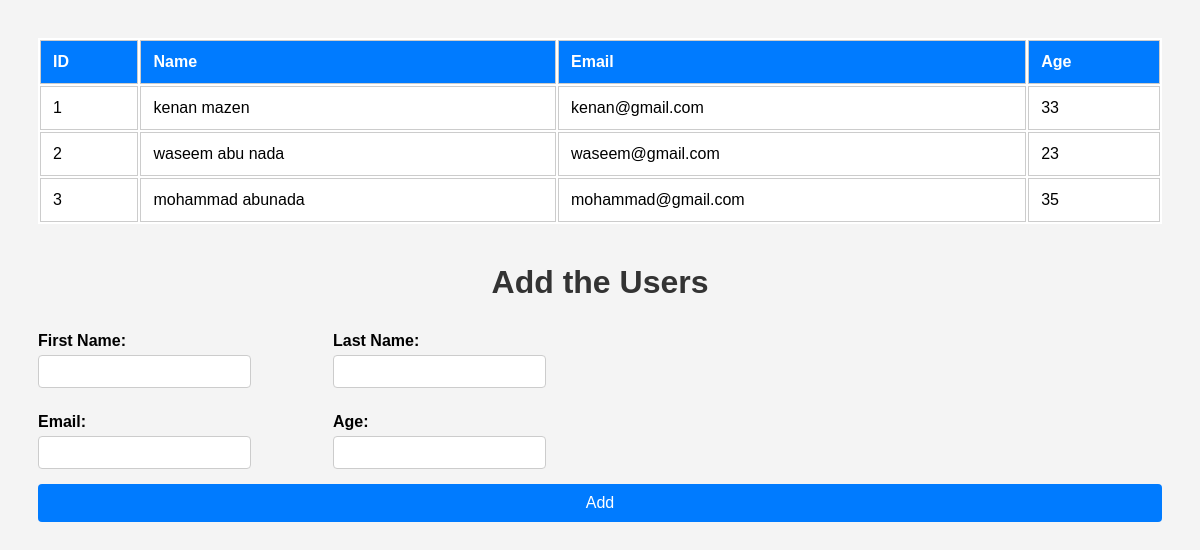
The page / on the database its author committed.
### user_app/models.py (models this page shows, shortened)
class UserProfile(models.Model):
    first_name = models.CharField(max_length=30)
    last_name = models.CharField(max_length=30)
    email = models.EmailField(max_length=254, unique=True)
    Age = models.IntegerField()
    created_at = models.DateTimeField(auto_now_add=True)
    updated_at = models.DateTimeField(auto_now=True)
    def getallusers():
        users = UserProfile.objects.all()
        return users

### user_app/views.py (the view)
# urls.py: path('', views.index, name='index'),
def index(request):
    users=UserProfile.getallusers()
    context = {
        'users':users
    }
    return render(request, 'index.html',context)

### user_app/templates/index.html (shortened to what this page needs)
<!DOCTYPE html>
<html lang="en">
<head>
    {% load static %}
    <link rel="stylesheet" href="{% static 'style.css' %}">
</head>
<body>
    <table>
        <tr>
            <th>ID</th>
            <th>Name</th>
            <th>Email</th>
            <th>Age</th>
        </tr>
        {% for user in users %}
        <tr>
            <td>{{ user.id }}</td>
            <td>{{ user.first_name }} {{ user.last_name }}</td>
            <td>{{ user.email }}</td>
            <td>{{ user.Age }}</td>
        </tr>
        {% endfor %}
    </table>
    <form action="/user/" method="POST">
        <h1>Add the Users</h1>
        <div class="row">
            <div>
                <label for="first_name">First Name:</label>
                <input type="text" id="first_name" name="first_name">
            </div>
            <div>
                <label for="last_name">Last Name:</label>
                <input type="text" id="last_name" name="last_name">
            </div>
        </div>
        <div class="formrow">
            <div>
                <label for="email">Email:</label>
                <input type="email" id="email" name="email">
            </div>
            <div>
                <label for="age">Age:</label>
                <input type="number" id="age" name="age">
            </div>
        </div>
        <button>Add</button>
    </form>
</body>
</html>

### user_app/static/style.css (style rules this page uses)
body { font-family: Arial, sans-serif; padding: 30px; background-color: #f4f4f4; }
table { width: 100%; margin-bottom: 40px; background-color: white; }
th, td { padding: 12px; border: 1px solid #ccc; text-align: left; }
th { background-color: #007BFF; color: white; }
h1 { text-align: center; color: #333; }
label { display: block; margin-top: 10px; margin-bottom: 5px; font-weight: bold; }
input[type="text"], input[type="email"], input[type="number"] { width: 100%; padding: 8px; margin-bottom: 15px; border: 1px solid #ccc; border-radius: 4px; }
button { display: block; width: 100%; padding: 10px; background-color: #007BFF; color: white; border: none; border-radius: 4px; font-size: 16px; }
.row { display: flex; gap : 100px; }
.formrow { display: flex; gap : 100px; }

### rows shown on the page
UserProfile: id "1", first_name "kenan", last_name "mazen", email "kenan@gmail.com", Age "33"
UserProfile: id "2", first_name "waseem", last_name "abu nada", email "waseem@gmail.com", Age "23"
UserProfile: id "3", first_name "mohammad", last_name "abunada", email "mohammad@gmail.com", Age "35"
